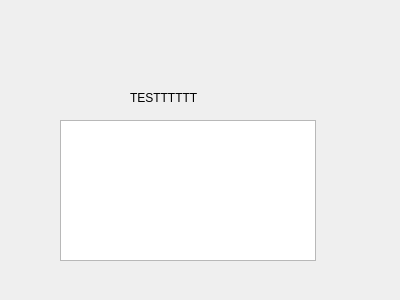
<?xml version="1.0" encoding="UTF-8"?>
<ui version="4.0">
 <class>SecDialog</class>
 <widget class="QDialog" name="SecDialog">
  <property name="geometry">
   <rect>
    <x>0</x>
    <y>0</y>
    <width>400</width>
    <height>300</height>
   </rect>
  </property>
  <property name="windowTitle">
   <string>Dialog</string>
  </property>
  <widget class="QLabel" name="label">
   <property name="geometry">
    <rect>
     <x>130</x>
     <y>90</y>
     <width>221</width>
     <height>16</height>
    </rect>
   </property>
   <property name="text">
    <string>TESTTTTTT</string>
   </property>
  </widget>
  <widget class="QGraphicsView" name="graphicsView">
   <property name="geometry">
    <rect>
     <x>60</x>
     <y>120</y>
     <width>256</width>
     <height>141</height>
    </rect>
   </property>
  </widget>
 </widget>
 <resources/>
 <connections/>
</ui>
